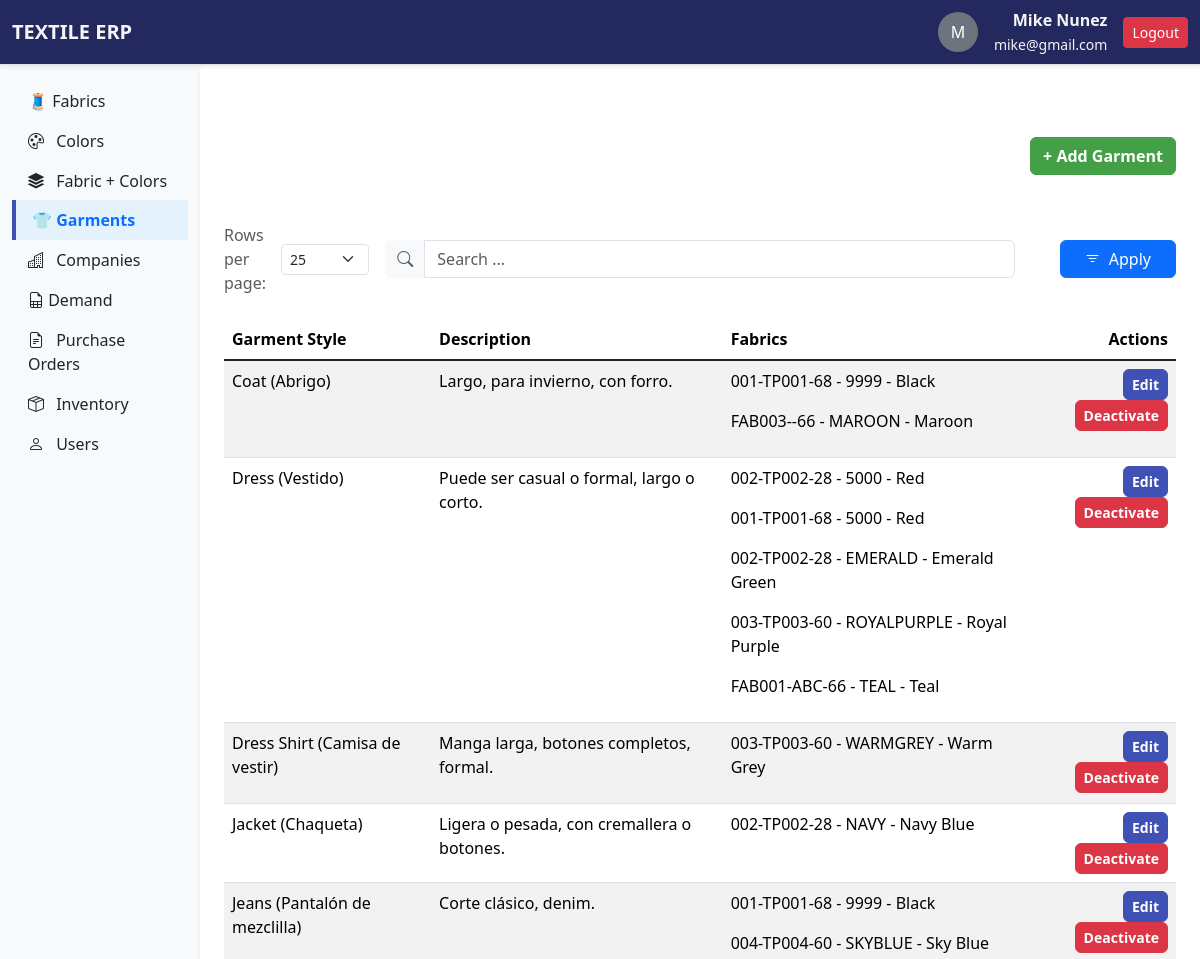
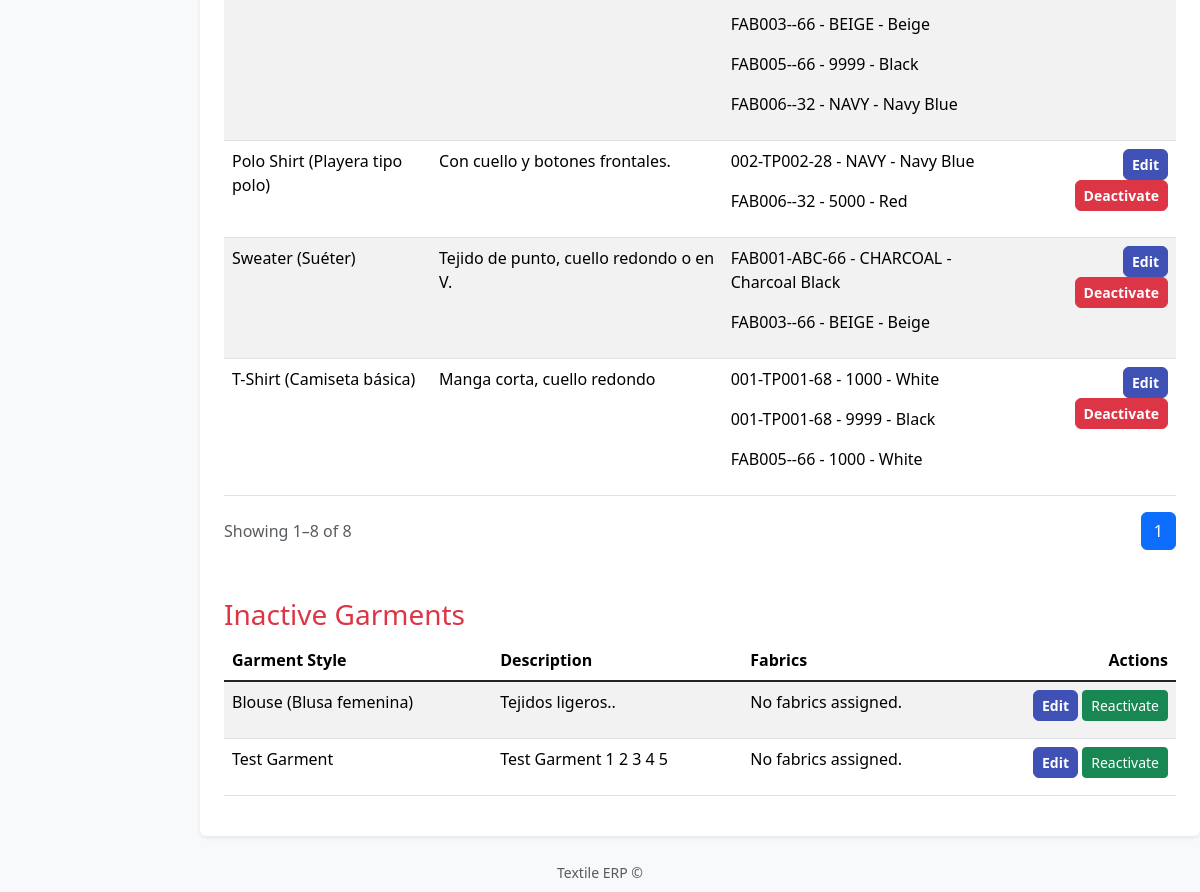
The page /garments/ (signed in) on the database its author committed (2 pictures, top to bottom).
### apps/users/models.py (models this page shows, shortened)
class CustomUser(AbstractUser):
    username = None
    email = models.EmailField(unique=True)
    USERNAME_FIELD = "email"   # login is with email
    REQUIRED_FIELDS = []       #
    objects = CustomUserManager()  # use manager

### apps/garments/models.py (models this page shows, shortened)
class GarmentStyle(models.Model):
    name = models.CharField(max_length=100, unique=True)
    description = models.TextField(blank=True, null=True)
    fabrics = models.ManyToManyField(FabricColor, through="GarmentStyleFabricColor", blank=True)
    is_active = models.BooleanField(default=True)

### apps/fabrics/models.py (models this page shows, shortened)
class FabricColor(models.Model):
    fabric = models.ForeignKey(Fabric, on_delete=models.CASCADE)
    color = models.ForeignKey(Color, on_delete=models.CASCADE)
    lab_dip = models.CharField(max_length=20, blank=True)
    price = models.DecimalField(max_digits=6, decimal_places=2)
    is_active = models.BooleanField(default=True)
    class Meta:
        constraints = [
            models.UniqueConstraint(
                fields=['fabric', 'color'],
                name='unique_fabric_color',
                violation_error_message="This fabric & color is already registered."
            )
        ]
    def __str__(self):
        return f"{self.fabric.item_merged} - {self.color.color_name}"

class Fabric(models.Model):
    open_or_tubular = [
        ('open', 'Open'),
        ('tubular', 'Tubular')
    ]
    item_code = models.CharField(max_length=50, unique=True)
    vendor_code = models.CharField(max_length=50)
    vendor = models.ForeignKey(Vendor, on_delete=models.CASCADE)
    fabric_class = models.CharField(max_length=50)
    content = models.CharField(max_length=100)
    weight = models.DecimalField(max_digits=6, decimal_places=2)
    country_of_origin = models.CharField(max_length=50)
    open_or_tubular = models.CharField(choices=open_or_tubular)
    yarn_type = models.CharField(max_length=50, blank=True, null=True)
    yarn_size = models.CharField(max_length=50, blank=True, null=True)
    cuttable = models.IntegerField()
    is_active = models.BooleanField(default=True)
    @property
    def item_merged(self):
        return f"{self.item_code}-{self.vendor_code}-{self.cuttable}"

### apps/colors/models.py (models this page shows, shortened)
class Color(models.Model):
    name = models.CharField(max_length=50)
    code = models.CharField(max_length=50, unique=True)
    hex_value = models.CharField(max_length=7, blank=True, null=True)
    created_by = models.CharField(max_length=150, blank=True, null=True)
    created_at = models.DateTimeField(auto_now_add=True)  # fecha de creación automática
    is_active = models.BooleanField(default=True)
    @property
    def color_name(self):
        return f"{self.code} - {self.name}"

### apps/garments/views.py (the view)
# urls.py: path('', views.garments_list, name="garments_list"),
@never_cache
@login_required
def garments_list(request):
    q = request.GET.get('q')
    DEFAULT_ROWS_PER_PAGE = 25 # default to 25
    rows_per_page = request.GET.get('rowsPerPage', DEFAULT_ROWS_PER_PAGE)
    print(rows_per_page)
    try:
        rows_per_page = int(rows_per_page)
    except ValueError:
        rows_per_page = DEFAULT_ROWS_PER_PAGE
    active_garments = GarmentStyle.objects.filter(is_active=True).order_by('name')
    inactive_garments = GarmentStyle.objects.filter(is_active=False)
    if q:
        q=q.strip()
        active_garments = active_garments.filter(
                Q(name__icontains=q) |
                Q(description__icontains=q)
            ).order_by('name')
    paginator = Paginator(active_garments, rows_per_page)
    page_number = request.GET.get('page')
    page_obj = paginator.get_page(page_number)
    return render(request, 'garments/garments_list.html', {'page_obj': page_obj,
                                                 'rows_per_page': rows_per_page,
                                                 'inactive_garments': inactive_garments})

### apps/garments/templates/garments/garments_list.html (shortened to what this page needs)
{% extends 'base.html' %}
{% block content %}
<div class="mt-5">
    <div class="d-flex justify-content-between align-items-center mb-3">
        <a href="{% url 'garments:add_garment' %}" class="btn btn-add">+ Add Garment</a>
    </div>
</div>
<div class="mt-5">
    {% include '_search_form.html' %}
</div>
{% include 'garments/_garments_table.html' %}
{% if request.user.is_superuser %}
<h3 class="mt-5 text-danger">Inactive Garments</h3>
{% include 'garments/_inactive_garments_table.html' %}
{% endif %}
{% endblock %}

### templates/base.html (shortened to what this page needs)
{% load static %}
<!DOCTYPE html>
<html lang="es">
<head>
  <link href="https://cdn.jsdelivr.net/npm/bootstrap@5.3.2/dist/css/bootstrap.min.css" rel="stylesheet">
  <link rel="stylesheet" href="https://cdn.jsdelivr.net/npm/bootstrap-icons@1.11.3/font/bootstrap-icons.css">
  <link rel="stylesheet" href="{% static 'css/base.css' %}">
</head>
<body class="bg-light">
  <nav class="navbar navbar-expand-lg border-bottom shadow-sm">
    <div class="container-fluid">
      <a class="navbar-brand fw-bold" href="{% url 'home:home' %}">TEXTILE ERP</a>
      <div class="d-flex align-items-center ms-auto">
        {% if user.is_authenticated %}
        <div class="d-flex align-items-center gap-3">
          <div class="rounded-circle bg-secondary text-white d-flex justify-content-center align-items-center"
            style="width:40px; height:40px;">
            {{ user.get_full_name|slice:":1"|upper }}
          </div>
          <div class="text-end">
            <strong>{{ user.get_full_name }}</strong><br>
            <small class="">{{ user.email }}</small>
          </div>
          <form method="post" action="{% url 'users:logout_view' %}">
            <button class="btn btn-danger btn-sm">Logout</button>
          </form>
        </div>
        {% endif %}
      </div>
    </div>
  </nav>
  <div class="container-fluid">
    <div class="row">
      <nav class="col-md-2 d-md-block bg-light sidebar vh-100">
        <div class="list-group list-group-flush mt-3">
          <a href="{% url 'fabrics:fabrics_list' %}"
            class="list-group-item list-group-item-action {% if '/fabrics/' in request.path and not '/fabriccolors/' in request.path %}active{% endif %}">
            🧵 Fabrics
          </a>
          <a href="{% url 'colors:colors_list' %}"
            class="list-group-item list-group-item-action {% if '/colors/' in request.path %}active{% endif %}">
            <i class="bi bi-palette me-2"></i> Colors
          </a>
          <a href="{% url 'fabrics:fabriccolors_list' %}"
            class="list-group-item list-group-item-action {% if '/fabriccolors/' in request.path %}active{% endif %}">
            <i class="bi bi-stack me-2"></i> Fabric + Colors
          </a>
          <a href="{% url 'garments:garments_list' %}"
            class="list-group-item list-group-item-action {% if '/garments/' in request.path %}active{% endif %}">
            👕 Garments
          </a>
          <a href="{% url 'companies:companies_list' %}"
            class="list-group-item list-group-item-action {% if '/companies/' in request.path %}active{% endif %}">
            <i class="bi bi-buildings me-2"></i> Companies
          </a>
          <a href="{% url 'demand:demand_list' %}"
            class="list-group-item list-group-item-action {% if '/demand/' in request.path %}active{% endif %}">
            <i class="bi bi-file-earmark-spreadsheet"></i> Demand
          </a>
          <a href="{% url 'pos:pos_list' %}" class="list-group-item list-group-item-action {% if '/pos/' in request.path %}active{% endif %}">
            <i class="bi bi-file-earmark-text me-2"></i> Purchase Orders
          </a>
          <a href="{% url 'inventory:inventory_list' %}" class="list-group-item list-group-item-action {% if '/inventory/' in request.path %}active{% endif %}">
            <i class="bi bi-box-seam me-2"></i> Inventory
          </a>
          {% if request.user.is_superuser %}
          <a href="{% url 'users:users_list' %}"
            class="list-group-item list-group-item-action {% if '/users/' in request.path %}active{% endif %}">
            <i class="bi bi-person me-2"></i> Users
          </a>
          {% endif %}
        </div>
      </nav>
      <main class="col-md-9 ms-sm-auto col-lg-10 px-md-4 py-4 bg-white shadow-sm rounded">
        {% block content %}{% endblock %}
      </main>
    </div>
  </div>
  <footer class="text-center mt-4 mb-2 text-muted">
    <small>Textile ERP &copy; {{ year }}</small>
  </footer>
</body>
</html>

### apps/garments/templates/garments/_garments_table.html (shortened to what this page needs)
<div class="table-responsive">
  <table class="table table-striped table-hover">
    <thead>
      <tr>
        <th scope="col">Garment Style</th>
        <th scope="col">Description</th>
        <th scope="col">Fabrics</th>
        <th class="text-end">Actions</th>
      </tr>
    </thead>
    <tbody class="table-group-divider">
      {% for garment in page_obj %}
      <tr>
        <td>{{ garment.name }}</td>
        <td>{{ garment.description }}</td>
        <td>
          {% if garment.fabrics.all %}
            {% for fabriccolor in garment.fabrics.all %}
              <p>{{ fabriccolor }}</p>
            {% endfor %}
          {% else %}
            <p>No fabrics assigned.</p>
          {% endif %}
        </td>
        <td class="text-end">
          <a href="{% url 'garments:edit_garment' garment.id %}"
              class="btn btn-sm btn-edit">Edit</a>
          <a href="{% url 'garments:deactivate_garment' garment.id %}"
              class="btn btn-sm btn-delete">Deactivate</a>
        </td>
      </tr>
      {% endfor %}
    </tbody>
  </table>
  <div class="d-flex justify-content-between align-items-center mt-3">
    <div class="text-muted">
      Showing {{ page_obj.start_index }}–{{ page_obj.end_index }} of {{ page_obj.paginator.count }}
    </div>
    <nav>
      <ul class="pagination mb-0">
        {% for num in page_obj.paginator.page_range %}
        {% if num == page_obj.number %}
        <li class="page-item active"><span class="page-link">{{ num }}</span></li>
        {% else %}
        <li class="page-item">
          <a class="page-link" href="?q={{ q }}&rowsPerPage={{ rows_per_page }}&page={{ num }}">{{ num }}</a>
        </li>
        {% endif %}
        {% endfor %}
      </ul>
    </nav>
  </div>
</div>

### apps/garments/templates/garments/_inactive_garments_table.html
<div class="table-responsive">
  {% if inactive_garments %}
  <table class="table table-striped table-hover">
    <thead>
      <tr>
        <th scope="col">Garment Style</th>
        <th scope="col">Description</th>
        <th scope="col">Fabrics</th>
        <th class="text-end">Actions</th>
      </tr>
    </thead>
    <tbody class="table-group-divider">
      {% for garment in inactive_garments %}
      <tr>
        <td>{{ garment.name }}</td>
        <td>{{ garment.description }}</td>
        <td>
          {% if garment.fabrics.all %}
            {% for fabriccolor in garment.fabrics.all %}
              <p>{{ fabriccolor }}</p>
            {% endfor %}
          {% else %}
            <p>No fabrics assigned.</p>
          {% endif %}
        </td>
        <td class="text-end">
          <a href="{% url 'garments:edit_garment' garment.id %}"
              class="btn btn-sm btn-edit">Edit</a>
          <a href="{% url 'garments:activate_garment' garment.id %}"
              class="btn btn-sm btn-success">Reactivate</a>
        </td>
      </tr>
      {% endfor %}
    </tbody>
  </table>
  {% else %}
  <p class="text-muted">No inactive garments yet.</p>
  {% endif %}
</div>

### static/css/base.css (style rules this page uses)
.list-group-item { color: #212529; background-color: transparent; border: none; }
.list-group-item.active { background-color: #e3f2fd; color: #0d6efd; font-weight: 600; border-left: 4px solid #3f51b5; }
.btn-add { background-color: #43a047; border-color: #43a047; border-radius: 6px; font-weight: 600; color: #fff; }
.btn-edit { background-color: #3f51b5; border-color: #3f51b5; color: #fff; border-radius: 6px; font-weight: 600; }
.btn-delete { background-color: #dc3545; border-color: #dc3545; color: #fff; border-radius: 6px; font-weight: 600; }
.navbar { background-color: #23295f; color:whitesmoke; }
.navbar a, .navbar a:hover, .navbar a:active, .navbar a:focus { color:whitesmoke; }

### rows shown on the page
CustomUser: get_full_name "M", get_full_name "Mike Nunez", email "mike@gmail.com"
GarmentStyle: name "Coat (Abrigo)", description "Largo, para invierno, con forro."
FabricColor: fabric+color "001-TP001-68 - 9999 - Black"
FabricColor: fabric+color "FAB003--66 - MAROON - Maroon"
GarmentStyle: name "Dress (Vestido)", description "Puede ser casual o formal, largo o corto."
FabricColor: fabric+color "002-TP002-28 - 5000 - Red"
FabricColor: fabric+color "001-TP001-68 - 5000 - Red"
FabricColor: fabric+color "002-TP002-28 - EMERALD - Emerald Green"
FabricColor: fabric+color "003-TP003-60 - ROYALPURPLE - Royal Purple"
FabricColor: fabric+color "FAB001-ABC-66 - TEAL - Teal"
GarmentStyle: name "Dress Shirt (Camisa de vestir)", description "Manga larga, botones completos, formal."
FabricColor: fabric+color "003-TP003-60 - WARMGREY - Warm Grey"
GarmentStyle: name "Jacket (Chaqueta)", description "Ligera o pesada, con cremallera o botones."
FabricColor: fabric+color "002-TP002-28 - NAVY - Navy Blue"
GarmentStyle: name "Jeans (Pantalón de mezclilla)", description "Corte clásico, denim."
FabricColor: fabric+color "004-TP004-60 - SKYBLUE - Sky Blue"
FabricColor: fabric+color "FAB003--66 - BEIGE - Beige"
FabricColor: fabric+color "FAB005--66 - 9999 - Black"
FabricColor: fabric+color "FAB006--32 - NAVY - Navy Blue"
GarmentStyle: name "Polo Shirt (Playera tipo polo)", description "Con cuello y botones frontales."
FabricColor: fabric+color "FAB006--32 - 5000 - Red"
GarmentStyle: name "Sweater (Suéter)", description "Tejido de punto, cuello redondo o en V."
FabricColor: fabric+color "FAB001-ABC-66 - CHARCOAL - Charcoal Black"
GarmentStyle: name "T-Shirt (Camiseta básica)", description "Manga corta, cuello redondo"
FabricColor: fabric+color "001-TP001-68 - 1000 - White"
FabricColor: fabric+color "FAB005--66 - 1000 - White"
GarmentStyle: name "Blouse (Blusa femenina)", description "Tejidos ligeros..", shows "No fabrics assigned."
GarmentStyle: name "Test Garment", description "Test Garment 1 2 3 4 5", shows "No fabrics assigned."

### other values the page prints
{{ page_obj.start_index }} "1"
{{ page_obj.end_index }} "8"
{{ page_obj.paginator.count }} "8"
{{ num }} "1"
